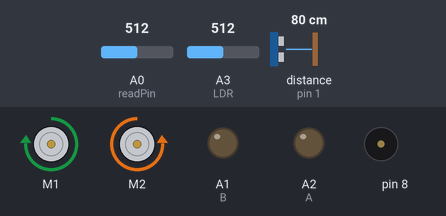
The sketch below on a simulated Arduino Uno, built with avr-gcc and run on an emulated ATmega328P. On the bench: 2 × DC motor (green arrow = forward, orange = backward, longer = faster), output pins drawn as LEDs (lit = HIGH), buzzer (waves = sounding). Dashed ring = blinking. The test bench sets the inputs (shaded band); at power-on: A3 (LDR) = 512, A0 (readPin) = 512, distance to the obstacle (sensor on pin 1) 80 cm. At 30.4 s the program stops and its outputs stay as they are.

Above: at 6.8 s.
6.9 s: A3 (LDR) set to 900
At 8.05 s:
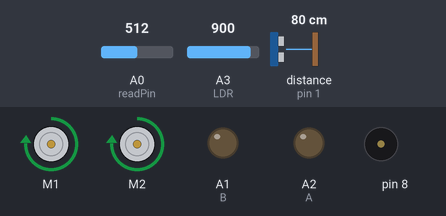
17.4 s: A3 (LDR) set to 919
At 20.48 s:
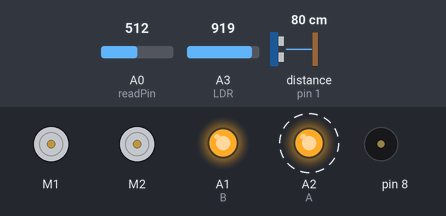
22.8 s: A3 (LDR) set to 940
26.3 s: A3 (LDR) set to 1023
At 30.8 s:
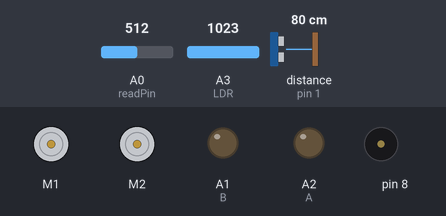
Timing chart, 0 to 31.9 s (numbered marks = the images above; inputs shaded):
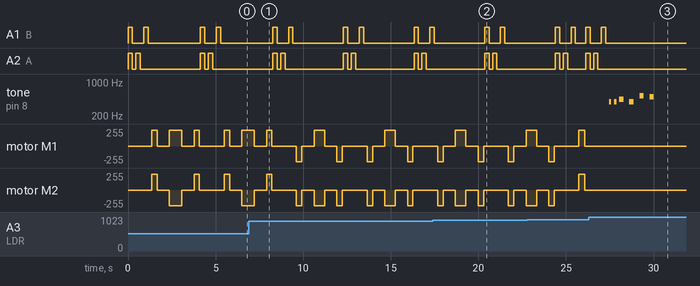

The sketch:

commented_code.ino
```cpp
#include <MeMCore.h>

MeUltrasonicSensor ultraSensor(PORT_1);
MeLineFollower lineFinder(PORT_2);
MeDCMotor motorRight(M1);
MeDCMotor motorLeft(M2);
MeBuzzer buzzer;
// Define time delay before the next RGB colour turns ON to allow LDR to stabilize
#define RGBWait 200 //in milliseconds

// Define time delay before taking another LDR reading
#define LDRWait 10 //in milliseconds

uint8_t motorSpeedstrLeft = 1500;//Speed of left motor when moving straight
uint8_t motorSpeedstrRight = 1520;//Speed of right motor when moving straight
uint8_t motorSpeed1 = 150; //for turning away from walls
uint8_t motorSpeed2 = 1000;//for turning away from walls
uint8_t motorspeedturn = 492;//for turning after sensing colours

float colourArray[] = {0,0,0};//Array to store the values of colour reflectivity of red, green and blue LED for colour sensing
float blackArray[] = {715,491,455};//pre-calibrated values for blackArray
float greyDiff[] = {251,420,432};//pre-calibrated values for greyDiff

int A = A2; //Select input pin A
int B = A1; ////Select input pin B
float V2Ambient = 0;//Voltage value of IR detector with IR emitter turned off
float V2diff = 0;// V2Ambient - V2Emitter
float V2Emitter = 0;//Voltage value of IR detector with IR emitter turned on
int readVal = 0;//Analog value of IR detector
int readPin = A0;//IR detector
int LDR = A3; //LDR

void setup() {
  pinMode(readPin, INPUT);//To read infrared detector values
  pinMode(A, OUTPUT);
  pinMode(B, OUTPUT);
  pinMode(LDR, INPUT); //To read LDR values
  Serial.begin(38400);
}

void loop() {

  int sensorState = lineFinder.readSensors();

  //Stop when mbot detects black strip and calls function to detect colour and turn
  if(sensorState == S1_IN_S2_IN) {
    motorRight.stop();
    motorLeft.stop();
    colour_sense_and_turn();
  }

  //Mbot starts running
  motorRight.run(motorSpeedstrRight);
  motorLeft.run(-motorSpeedstrLeft);

 //Mbot turns left if it goes too close to the wall on the right side
 if (ultraSensor.distanceCm() <= 8.9){
    motorRight.run(motorSpeed2);
    motorLeft.run(-motorSpeed1);
    delay(25);
  }
 readValue();//Calls function which calculates the voltage difference(V2diff) between ambient IR and when emitter is turned on

 //Mbot turns right if it gets too close to the wall on the left side
 if ( V2diff > 0.53){
    motorRight.run(motorSpeed1);
    motorLeft.run(-motorSpeed2);
    delay(25);
  }
}

//Sense the colour and execute the corresponding turn
void colour_sense_and_turn(){
    for(int c = 0;c<=2;c++){ //Turn on each LED one by one
     if(c==0){
      turn_on_red();
     }
     else if(c==1){
      turn_on_green();
     }
     else{
      turn_on_blue();
     }
    delay(RGBWait);
//get the average of 5 consecutive readings for the current colour and return an average
    colourArray[c] = getAvgReading(5);
//the average reading returned minus the lowest value divided by the maximum possible range, multiplied by 255 will give a value between 0-255, representing the value for the current reflectivity (i.e. the colour LDR is exposed to)
    colourArray[c] = (colourArray[c] - blackArray[c])/(greyDiff[c])*255;
    digitalWrite(A, LOW);
    digitalWrite(B, LOW);  //turn off the current LED colour
    delay(RGBWait);
  }
  if(colourArray[0]>240 && colourArray[1]>240 && colourArray[2]>240){ //Mbot detects White and stops. Plays celebratory tune
    motorRight.stop();
    motorLeft.stop();
    playmusic();
    exit(0);
  }

  if(colourArray[0] > 220)
  {
   if(colourArray[1] > colourArray[2] && (colourArray[1]-colourArray[2])>20) //detects Orange, U-turn
   {
    motorRight.run(motorspeedturn);
    motorLeft.run(motorspeedturn);
    delay(580);
   }
   else//detects Red, left turn
   {
     motorRight.run(motorspeedturn);
     motorLeft.run(motorspeedturn);
     delay(320);
   }

  }else if(colourArray[1] > colourArray[0] && colourArray[1] > colourArray[2]) //detects Green, right-turn
  {
    motorRight.run(-motorspeedturn);
    motorLeft.run(-motorspeedturn);
    delay(280);
  }else if(colourArray[1]>200 && colourArray[2]>200)//detects Blue 2 successive right-turns
  {
    motorRight.run(-motorspeedturn);//Right-turn
    motorLeft.run(-motorspeedturn);
    delay(310);
    motorRight.stop();
    motorLeft.stop();
    delay(700);
    motorRight.run(motorspeedturn);//Mbot moves forward
    motorLeft.run(-motorspeedturn);
    delay(600);
    motorRight.stop();
    motorLeft.stop();
    delay(700);
    motorRight.run(-motorspeedturn);//Right-turn again
    motorLeft.run(-motorspeedturn);
    delay(310);
  }else{ //detects Purple 2 successive left-turn
    motorRight.run(motorspeedturn);//Left-turn
    motorLeft.run(motorspeedturn);
    delay(310);
    motorRight.stop();
    motorLeft.stop();
    delay(700);
    motorRight.run(motorspeedturn);//Mbot moves forward
    motorLeft.run(-motorspeedturn);
    delay(715);
    motorRight.stop();
    motorLeft.stop();
    delay(700);
    motorRight.run(motorspeedturn);//Left-turn again
    motorLeft.run(motorspeedturn);
    delay(295);
  }
  motorRight.stop(); //Let the Mbot stop for a small period of time after turning for more accurate turning
  motorLeft.stop();
  delay(50);
}

//HELPER FUNCTIONS
void turn_on_red(){ //Turn on Red LED
  digitalWrite(A, HIGH);
  digitalWrite(B, HIGH);
}

void turn_on_blue(){ //Turn on Blue LED
  digitalWrite(A, LOW);
  digitalWrite(B, HIGH);
}

void turn_on_green(){ //Turn on Green LED
  digitalWrite(A, HIGH);
  digitalWrite(B, LOW);
}

int getAvgReading(int times){
//find the average reading for the requested number of times of scanning LDR
  int reading;
  int total =0;
//take the reading as many times as requested and add them up
  for(int i = 0;i < times;i++){
     reading = analogRead(LDR);
     total = reading + total;
     delay(LDRWait);
  }

//calculate the average and return it
  return total/times;
}

//To find the voltage difference between ambient IR and when the IR emitter is turned on
void readValue() {
  //Turn off IR
  digitalWrite(A,HIGH);
  digitalWrite(B, LOW);
  delay(2);
//Measure voltage of ambient IR
readVal = analogRead(readPin);
V2Ambient = (5./1023.)*readVal;
  //Turn on IR
  digitalWrite(A, LOW);
  digitalWrite(B, LOW);
  delay(2);
//Measure voltage with IR emitter turned on
readVal = analogRead(readPin);
V2Emitter = (5./1023.)*readVal;
V2diff = V2Ambient-V2Emitter;
}

// Define the music notes
int melody[] = {
392,//5
392,//5
440,//6
392,//5
523,//1.
494,//7
0,
};

// Set the duration of the notes
int noteDurations[] = {
  8,8,4,4,4,4,
};

//This function is used to generate the music, note by note
void playmusic()
{
    for (int thisNote = 0; thisNote < 7; thisNote++) {
    int noteDuration = 1000/noteDurations[thisNote];
    buzzer.tone(8, melody[thisNote],noteDuration);

    int pauseBetweenNotes = noteDuration * 1.30;
    delay(pauseBetweenNotes);
  }
}
```

Measured:
- after the input at 26.3 s, A1 (B): goes on until 27.3 s, then stays LOW; A2 (A): goes on until 26.8 s, then stays LOW; tone on pin 8: plays 392 Hz for 0.13 s, 392 Hz for 0.13 s, 440 Hz for 0.25 s, 392 Hz for 0.25 s, 523 Hz for 0.25 s, 494 Hz for 0.25 s, starting after 1.2 s; motor M1, motor M2: stops changing and stays stopped
- by itself, A1 (B): repeats every 4.0 s: LOW 0.65 s, HIGH 0.25 s, LOW 2.9 s, HIGH 0.25 s
- by itself, A2 (A): repeats every 4.0 s: LOW 0.20 s, HIGH 0.25 s, LOW 3.3 s, HIGH 0.25 s
